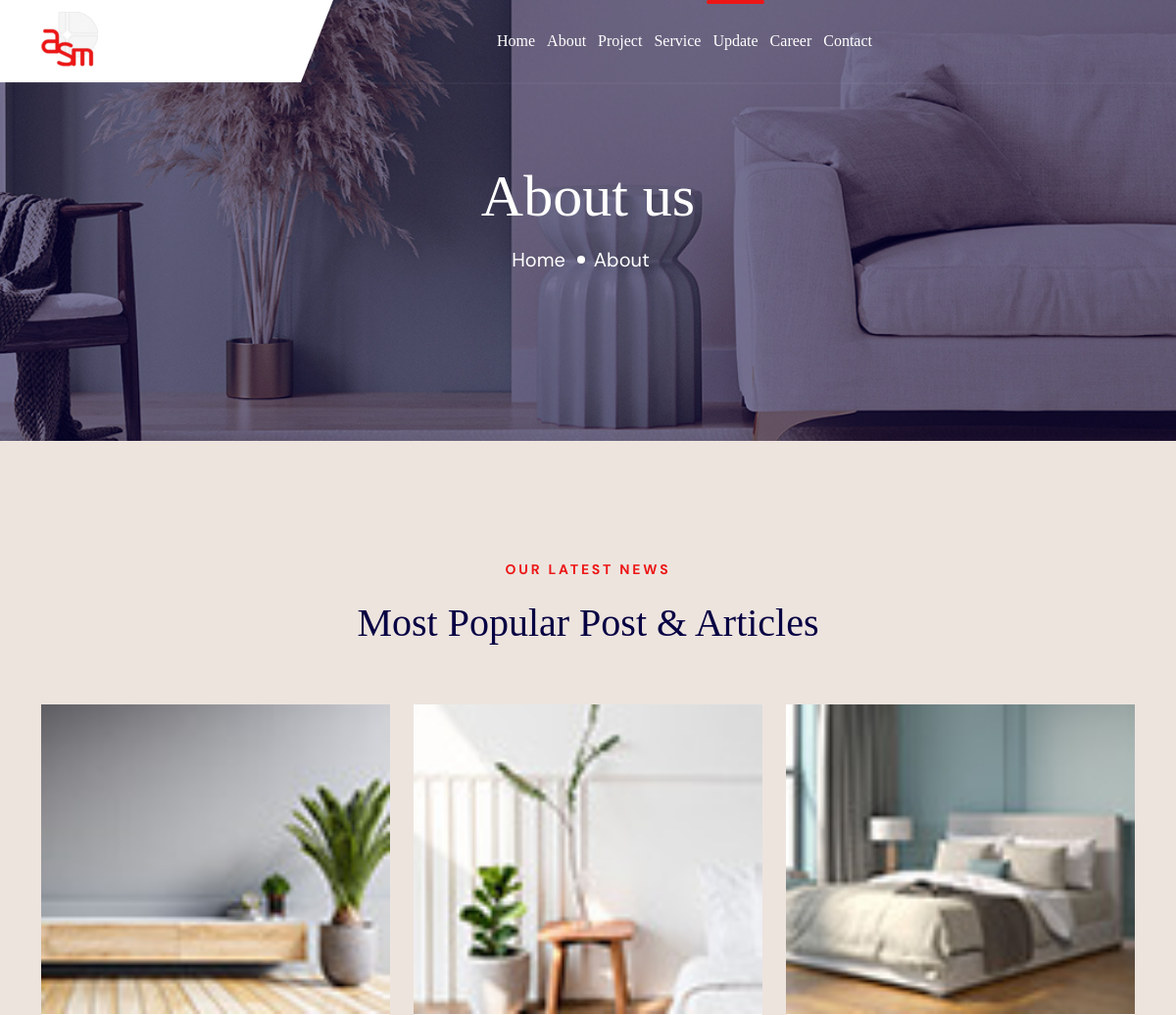
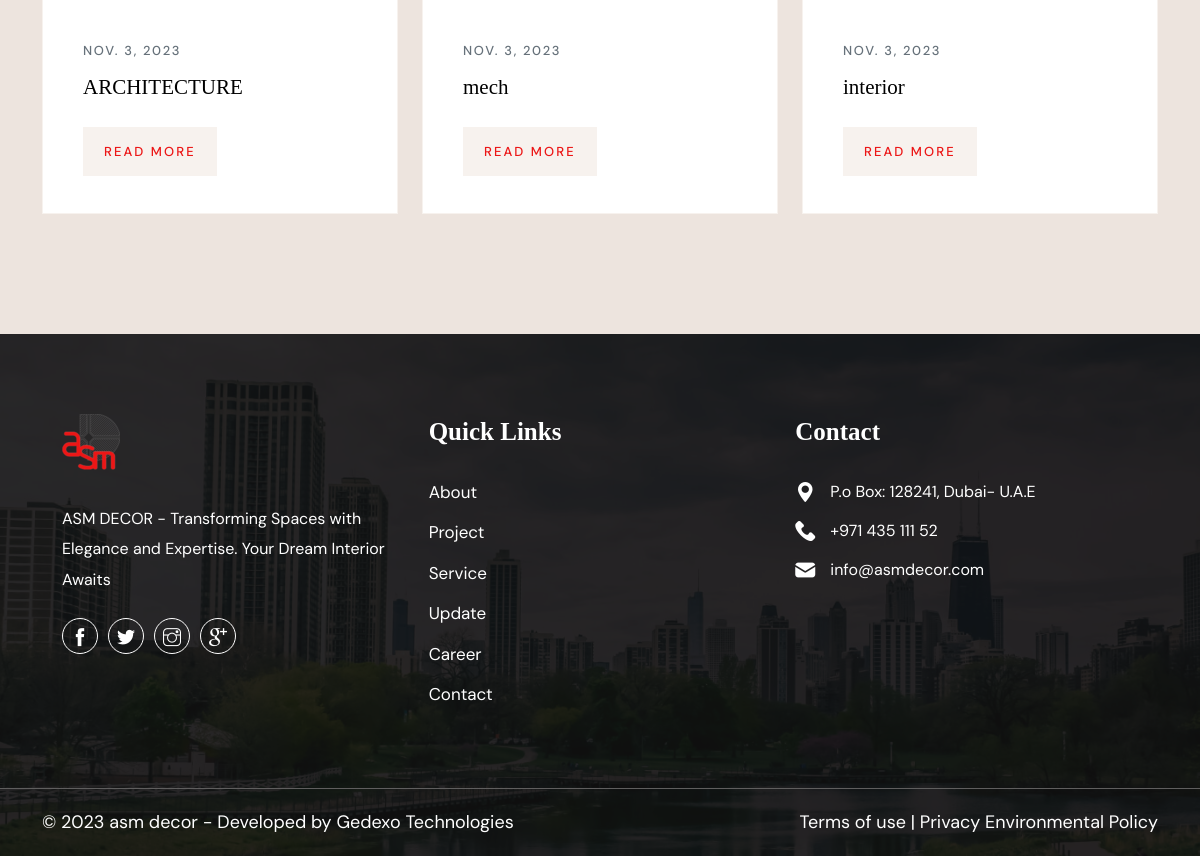
Page /updates/ on the committed database (2 pictures, top to bottom).
### web/models.py (models this page shows, shortened)
class Update(models.Model):
    title = models.CharField(max_length=100)
    author = models.CharField(max_length=100)
    image = models.ImageField(upload_to='update')
    date=models.DateField()
    description = HTMLField()
    slug = models.SlugField(unique=True, max_length=100)

### web/views.py (the view)
# urls.py: path("updates/", views.UpdatesListView.as_view(), name="update"),
class UpdatesListView(ListView):
    model = Update
    def get_context_data(self, **kwargs):
        context = super().get_context_data(**kwargs)
        context["is_update"] = True
        return context

### templates/web/update_list.html
{% extends "web/base.html" %}
{% load static %}
{% block content %}
        <section class="wpo-page-title">
            <div class="container">
                <div class="row">
                    <div class="col col-xs-12">
                        <div class="wpo-breadcumb-wrap">
                            <h2>About us</h2>
                            <ol class="wpo-breadcumb-wrap">
                                <li><a href="index-2.html">Home</a></li>
                                <li>About</li>
                            </ol>
                        </div>
                    </div>
                </div>
            </div>
        </section>
    <section class="wpo-blog-section section-padding">
        <div class="container">
            <div class="row justify-content-center">
                <div class="col-lg-6">
                    <div class="wpo-section-title">
                        <span>OUR LATEST NEWS</span>
                        <h2>Most Popular Post & Articles</h2>
                    </div>
                </div>
            </div>
            <div class="blog-wrapper">
                <div class="row wpo-blog gutter-y">
                    {% for update in update_list %}
                    <div class="blog-single  col-lg-4 col-md-6 col-12">
                        <div class="images">
                            <img src="{{update.image.url}}" alt="">
                        </div>
                        <div class="text services">
                            <span>{{update.date}}</span>
                            <h2>{{update.title}}</h2>
                            <a href="{% url "web:update-detail" update.slug %}">READ MORE</a>
                        </div>
                    </div>
                    {% endfor %}
                </div>
            </div>
        </div>
    </section>
{% endblock  %}

### static/web/assets/css/custom.css (style rules this page uses)
.wpo-blog-section .blog-wrapper .blog-single .text.services { padding: 40px 40px 50px; background-color: #ffffff; }
.gutter-y { --bs-gutter-y: 1.5rem; }

### rows in the picture
Update: image (picture), date "NOV. 3, 2023", title "ARCHITECTURE"
Update: image (picture), date "NOV. 3, 2023", title "mech"
Update: image (picture), date "NOV. 3, 2023", title "interior"
